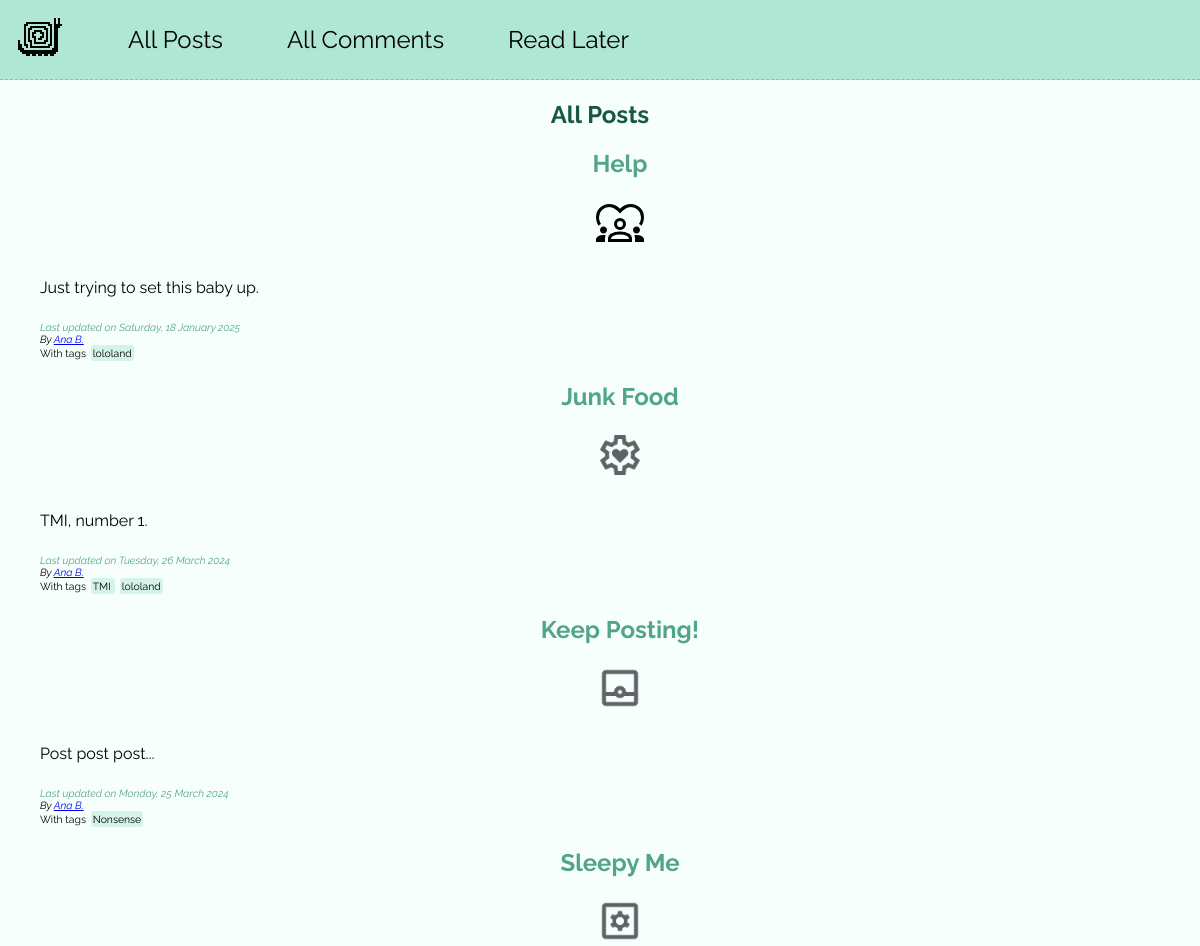
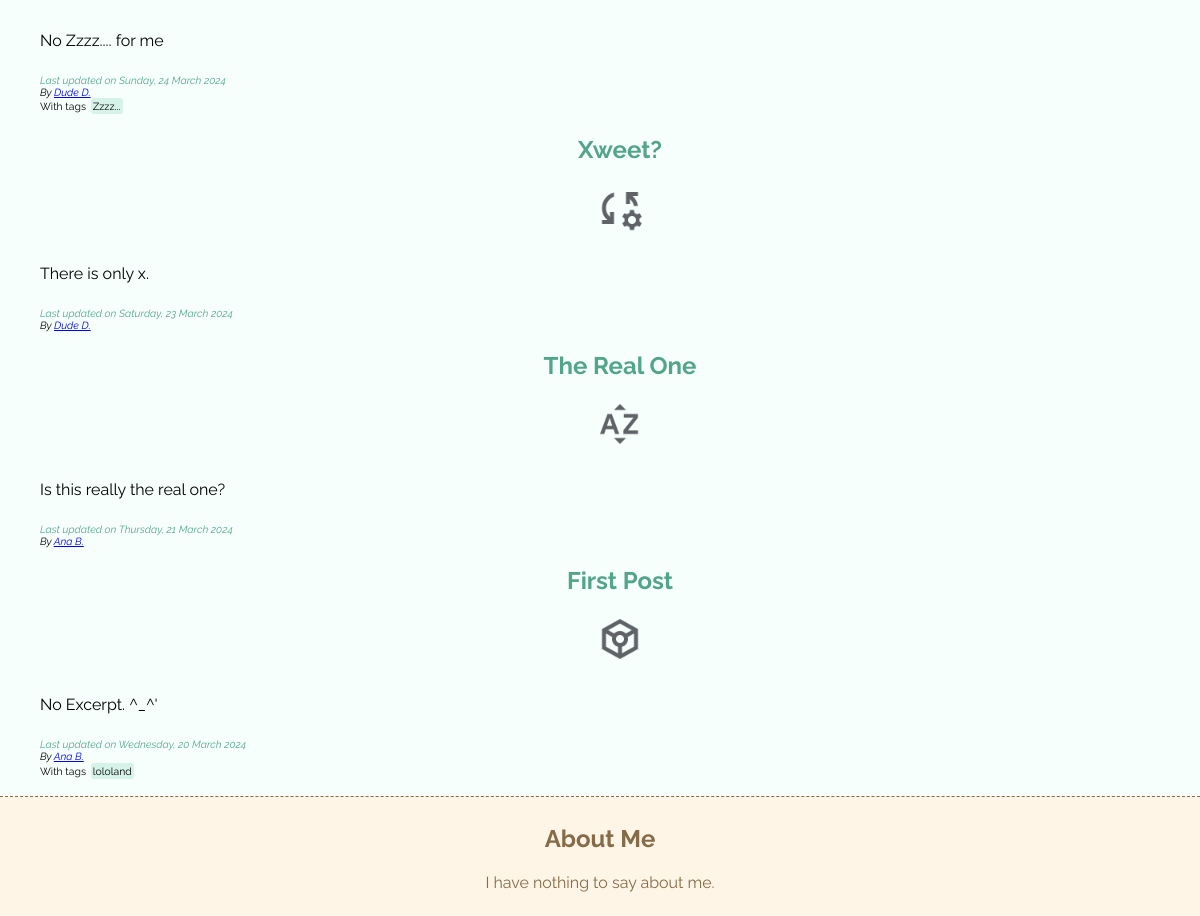
/posts/, run on the app's committed database (2 pictures, top to bottom).
### blog/models.py (models this page shows, shortened)
class Post(models.Model):
    title = models.CharField(max_length=200, blank=False)
    author = models.ForeignKey(Author, on_delete=models.SET_NULL, null=True, related_name="posts")
    date = models.DateField(auto_now=False, blank=False)
    slug = models.SlugField(unique=True)
    image = models.ImageField(upload_to='images', default="default.png")
    excerpt = models.CharField(max_length=500,blank=True)
    content = models.TextField(blank=False)
    tags = models.ManyToManyField(Tag, blank=True)
    def tags_as_list(self):
        return self.tags.all()
    def has_tags(self):
        return len(self.tags_as_list()) > 0

class Author(models.Model):
    first_name = models.CharField(max_length=200, blank=False)
    last_name = models.CharField(max_length=200, blank=False)
    email_address = models.EmailField(blank=True)
    def full_name(self):
        return f"{self.first_name} {self.last_name}"

class Tag(models.Model):
    caption = models.CharField(max_length=100, blank=False)

### blog/views.py (the view)
# urls.py: path('posts/', views.AllPostsView.as_view(), name='all-posts'),
class AllPostsView(ListView):
    template_name = 'blog/posts.html'
    model = Post
    context_object_name = 'post_list'
    def get_queryset(self):
        queryset = super().get_queryset()
        return queryset.order_by('-date')

### blog/templates/blog/posts.html (shortened to what this page needs)
{% extends 'base.html' %}
{% load static %}
{% block style_links %}
    <link rel="stylesheet" href="{% static 'blog/styles/index.css' %}" />
{% endblock %}
{% block content %}
    <section class="post-list">
        <h1>All Posts</h1>
        <ul>
            {% for post in post_list %}
                {% include 'blog/includes/post_preview.html' %}
            {% endfor %}
        </ul>
    </section>
{% endblock %}

### blog/templates/blog/includes/post_preview.html
{% load static %}
<li>
    <article>
        <h2 class="post-title"><a href="{% url 'post' post.slug %}">{{ post.title }}</a></h2>
        <img class="post-preview-avatar" src="{{ post.image.url }}" alt="{{ post.title }}" />
        <p class="post-preview">{{ post.excerpt }}</p>
        <div class="post-preview-time">Last updated on <time>{{ post.date|date:"l, d F Y" }}</time></div>
        <address class="post-preview-address">
            By <a href="mailto:{{ post.author.email_address }}">{{ post.author.full_name }}</a>
        </address>
        {% if post.has_tags %}
            <div class="post-tags">With tags {% for tag in post.tags_as_list %} <span class="tag-span"> {{ tag.caption }} </span> {% endfor %}</div>
        {% endif %}
    </article>
</li>

### static/styles/base.css (style rules this page uses)
* { box-sizing: border-box; }
html { font-family: "Raleway", sans-serif; }
body { margin: 0; background-color: #fff; }
h1, h2, h3 { color: #53a58a; }

### static/styles/header.css (style rules this page uses)
.post-list h1 { color: #1a5844; text-align: center; }

### blog/static/blog/styles/index.css (style rules this page uses)
body { background-color: #f6fffc; }
li { list-style: none; }
.post-title { text-align: center; }
.post-title a { text-decoration: none; color: #53a58a; }
.post-list h1 { text-align: center; }
.post-preview-avatar { display: block; width: auto; height: auto; max-width: 3rem; max-height: 3rem; margin: 0 auto; }
.post-preview-time { margin-top: 1.5rem; font-size: 0.65rem; font-style: italic; color: #53a58a; }
.post-preview-address { font-size: 0.65rem; font-style: bold; }
.post-preview { padding-top: 1rem; }
.post-tags { padding: 0.25em 0; font-size: 0.65rem; }
span.tag-span { background-color: #b0e6d477; padding: 0.2em; margin: 0 0.2em; border-radius: 0.3em; }

### data on the page
Post: title "Help", image (placeholder picture), excerpt "Just trying to set this baby up.", date "Saturday, 18 January 2025", author.full_name "Ana B."
Tag: caption "lololand"
Post: title "Junk Food", image (picture), excerpt "TMI, number 1.", date "Tuesday, 26 March 2024", author.full_name "Ana B."
Tag: caption "TMI"
Post: title "Keep Posting!", image (picture), excerpt "Post post post...", date "Monday, 25 March 2024", author.full_name "Ana B."
Tag: caption "Nonsense"
Post: title "Sleepy Me", image (picture), excerpt "No Zzzz.... for me", date "Sunday, 24 March 2024", author.full_name "Dude D."
Tag: caption "Zzzz..."
Post: title "Xweet?", image (picture), excerpt "There is only x.", date "Saturday, 23 March 2024", author.full_name "Dude D."
Post: title "The Real One", image (picture), excerpt "Is this really the real one?", date "Thursday, 21 March 2024", author.full_name "Ana B."
Post: title "First Post", image (picture), excerpt "No Excerpt. ^_^'", date "Wednesday, 20 March 2024", author.full_name "Ana B."
